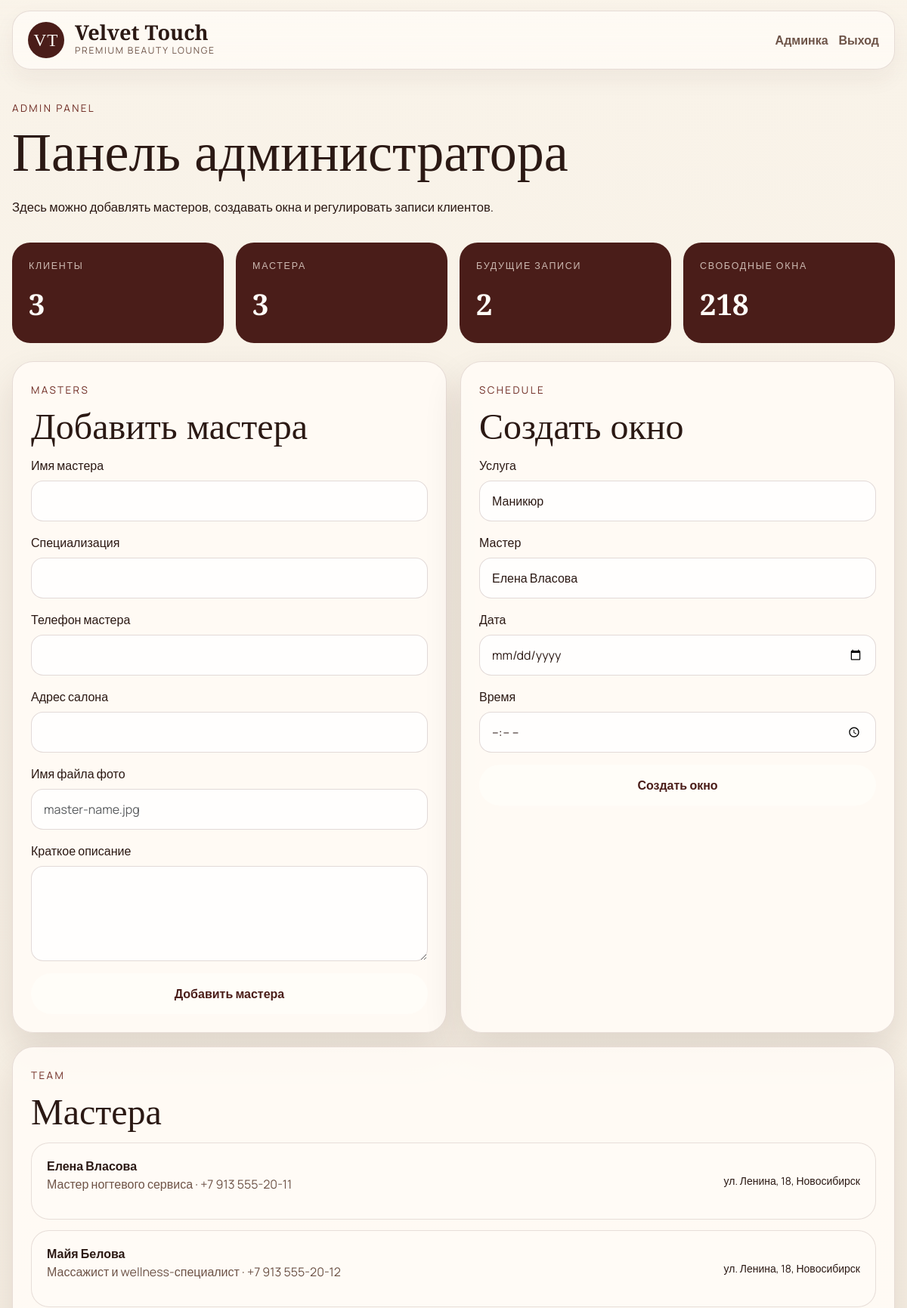
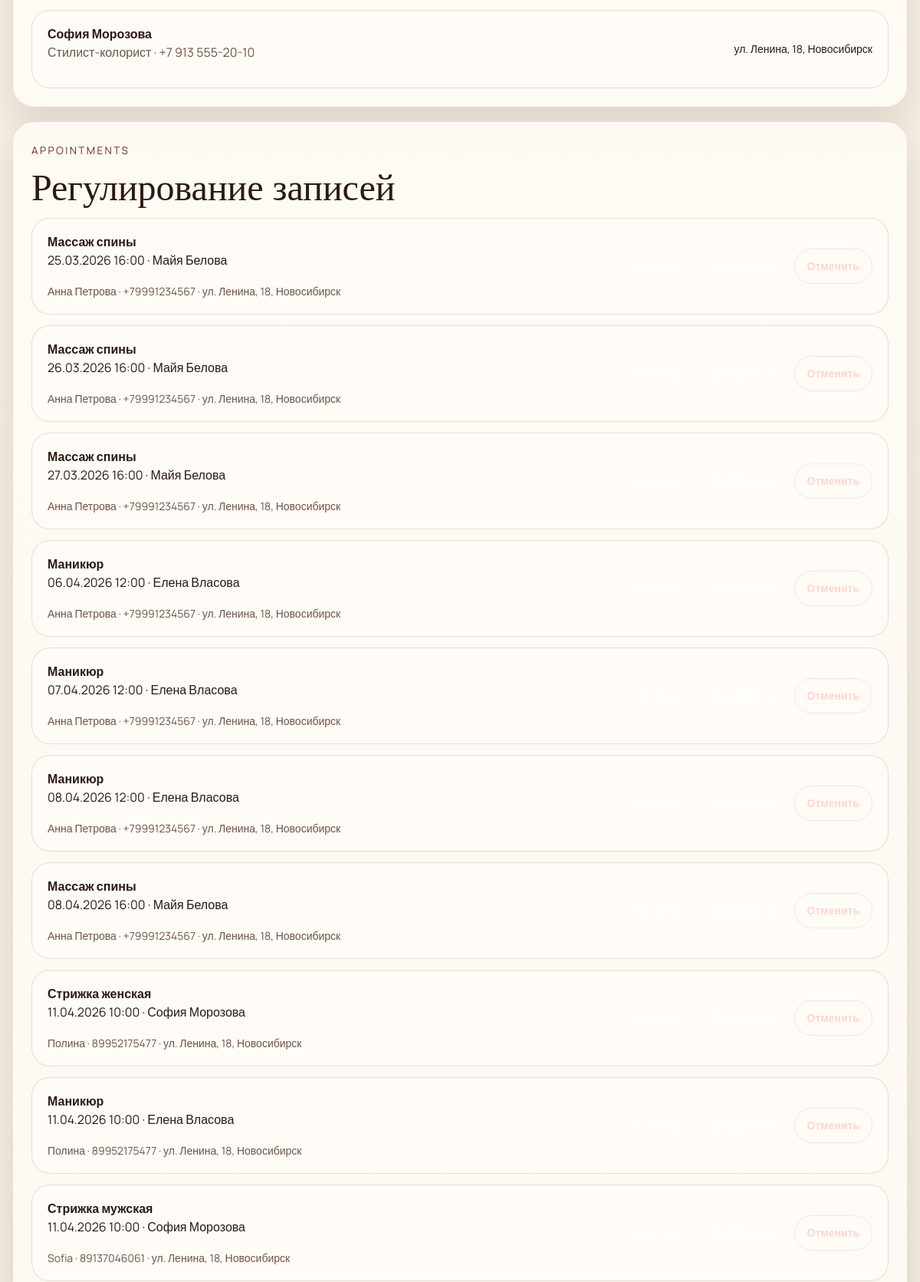
Page /admin (signed in, upper part) on the committed database (2 pictures, top to bottom).
### models.py (models this page shows)
class Master(db.Model):
    __tablename__ = "masters"
    id = db.Column(db.Integer, primary_key=True)
    name = db.Column(db.String(100), nullable=False)
    specialty = db.Column(db.String(120), nullable=False)
    phone = db.Column(db.String(20), nullable=False)
    address = db.Column(db.String(180), nullable=False)
    bio = db.Column(db.Text)
    photo_filename = db.Column(db.String(120))
    slots = db.relationship("Slot", backref="master", lazy="dynamic")
    appointments = db.relationship("Appointment", backref="master", lazy="dynamic")

class Appointment(db.Model):
    __tablename__ = "appointments"
    id = db.Column(db.Integer, primary_key=True)
    client_id = db.Column(db.Integer, db.ForeignKey("users.id"))
    service_id = db.Column(db.Integer, db.ForeignKey("services.id"))
    master_id = db.Column(db.Integer, db.ForeignKey("masters.id"))
    start_time = db.Column(db.DateTime, nullable=False)
    status = db.Column(db.String(20), default="active")
    booked_by_name = db.Column(db.String(120))
    booked_by_phone = db.Column(db.String(30))
    notes = db.Column(db.Text)
    service = db.relationship("Service")

class Service(db.Model):
    __tablename__ = "services"
    id = db.Column(db.Integer, primary_key=True)
    name = db.Column(db.String(100), nullable=False)
    duration = db.Column(db.Integer, nullable=False)
    price = db.Column(db.Float, nullable=False)
    description = db.Column(db.Text)

### app.py (the view)
@app.route("/admin")
@admin_required
def admin_dashboard():
    master_form = MasterForm(prefix="master")
    slot_form = SlotForm(prefix="slot")
    slot_form.service_id.choices = [
        (service.id, service.name) for service in Service.query.order_by(Service.name.asc()).all()
    ]
    slot_form.master_id.choices = [
        (master.id, master.name) for master in Master.query.order_by(Master.name.asc()).all()
    ]
    appointments = Appointment.query.order_by(Appointment.start_time.asc()).limit(12).all()
    return render_template(
        "admin_dashboard.html",
        stats=collect_admin_stats(),
        master_form=master_form,
        slot_form=slot_form,
        masters=Master.query.order_by(Master.name.asc()).all(),
        appointments=appointments,
    )

### forms.py
class MasterForm(FlaskForm):
    name = StringField("Имя мастера", validators=[DataRequired(), Length(max=100)])
    specialty = StringField("Специализация", validators=[DataRequired(), Length(max=120)])
    phone = StringField("Телефон мастера", validators=[DataRequired(), Length(max=20)])
    address = StringField("Адрес салона", validators=[DataRequired(), Length(max=180)])
    bio = TextAreaField("Краткое описание", validators=[Optional(), Length(max=500)])
    photo_filename = StringField(
        "Имя файла фото",
        validators=[Optional(), Length(max=120)],
    )
    submit = SubmitField("Добавить мастера")

class SlotForm(FlaskForm):
    service_id = SelectField("Услуга", coerce=int, validators=[DataRequired()])
    master_id = SelectField("Мастер", coerce=int, validators=[DataRequired()])
    date = DateField("Дата", format="%Y-%m-%d", validators=[DataRequired()])
    slot_time = TimeField("Время", format="%H:%M", validators=[DataRequired()])
    submit = SubmitField("Создать окно")

### app.py (called while the page is built)
def admin_required(view_func):
    @wraps(view_func)
    def wrapped_view(*args, **kwargs):
        if not current_user.is_authenticated:
            return redirect(url_for("login", next=request.path))
        if not current_user.is_admin:
            flash("Эта зона доступна только администратору.", "warning")
            return redirect(url_for("dashboard"))
        return view_func(*args, **kwargs)
    return wrapped_view

def collect_admin_stats():
    now = datetime.now()
    return {
        "clients": User.query.filter_by(is_admin=False).count(),
        "masters": Master.query.count(),
        "future_appointments": Appointment.query.filter(
            Appointment.status == "active",
            Appointment.start_time > now,
        ).count(),
        "free_slots": Slot.query.filter(
            Slot.is_available.is_(True),
            Slot.start_time > now,
        ).count(),
    }

@login_manager.user_loader
def load_user(user_id):
    return db.session.get(User, int(user_id))

@app.context_processor
def inject_global_context():
    return {
        "now": datetime.now(),
        "salon_name": SALON_NAME,
    }

### templates/admin_dashboard.html (shortened to what this page needs)
{% extends "base.html" %}
{% block content %}
<section class="simple-hero shell admin-hero">
    <div>
        <span class="eyebrow">Admin panel</span>
        <h1>Панель администратора</h1>
        <p>Здесь можно добавлять мастеров, создавать окна и регулировать записи клиентов.</p>
    </div>
</section>
<section class="shell compact-stats">
    <article><span>Клиенты</span><strong>{{ stats.clients }}</strong></article>
    <article><span>Мастера</span><strong>{{ stats.masters }}</strong></article>
    <article><span>Будущие записи</span><strong>{{ stats.future_appointments }}</strong></article>
    <article><span>Свободные окна</span><strong>{{ stats.free_slots }}</strong></article>
</section>
<section class="shell admin-grid">
    <article class="clean-card">
        <div class="section-heading-block">
            <span class="eyebrow">Masters</span>
            <h2>Добавить мастера</h2>
        </div>
        <form method="POST" action="{{ url_for('admin_add_master') }}">
            <div class="mb-3">{{ master_form.name.label(class="form-label") }}{{ master_form.name(class="form-control") }}</div>
            <div class="mb-3">{{ master_form.specialty.label(class="form-label") }}{{ master_form.specialty(class="form-control") }}</div>
            <div class="mb-3">{{ master_form.phone.label(class="form-label") }}{{ master_form.phone(class="form-control") }}</div>
            <div class="mb-3">{{ master_form.address.label(class="form-label") }}{{ master_form.address(class="form-control") }}</div>
            <div class="mb-3">{{ master_form.photo_filename.label(class="form-label") }}{{ master_form.photo_filename(class="form-control", placeholder="master-name.jpg") }}</div>
            <div class="mb-3">{{ master_form.bio.label(class="form-label") }}{{ master_form.bio(class="form-control", rows="4") }}</div>
            {{ master_form.submit(class="btn btn-primary w-100") }}
        </form>
    </article>
    <article class="clean-card">
        <div class="section-heading-block">
            <span class="eyebrow">Schedule</span>
            <h2>Создать окно</h2>
        </div>
        <form method="POST" action="{{ url_for('admin_add_slot') }}">
            <div class="mb-3">{{ slot_form.service_id.label(class="form-label") }}{{ slot_form.service_id(class="form-select") }}</div>
            <div class="mb-3">{{ slot_form.master_id.label(class="form-label") }}{{ slot_form.master_id(class="form-select") }}</div>
            <div class="mb-3">{{ slot_form.date.label(class="form-label") }}{{ slot_form.date(class="form-control") }}</div>
            <div class="mb-3">{{ slot_form.slot_time.label(class="form-label") }}{{ slot_form.slot_time(class="form-control") }}</div>
            {{ slot_form.submit(class="btn btn-primary w-100") }}
        </form>
    </article>
    <article class="clean-card admin-wide">
        <div class="section-heading-block">
            <span class="eyebrow">Team</span>
            <h2>Мастера</h2>
        </div>
        <div class="masters-list">
            {% for master in masters %}
                <div class="booking-line">
                    <div>
                        <strong>{{ master.name }}</strong>
                        <p>{{ master.specialty }} · {{ master.phone }}</p>
                    </div>
                    <small>{{ master.address }}</small>
                </div>
            {% endfor %}
        </div>
    </article>
    <article class="clean-card admin-wide">
        <div class="section-heading-block">
            <span class="eyebrow">Appointments</span>
            <h2>Регулирование записей</h2>
        </div>
        <div class="admin-appointments">
            {% for appt in appointments %}
                <div class="admin-appointment-card">
                    <div>
                        <strong>{{ appt.service.name }}</strong>
                        <p>{{ appt.start_time.strftime('%d.%m.%Y %H:%M') }} · {{ appt.master.name }}</p>
                        <small>{{ appt.booked_by_name }} · {{ appt.booked_by_phone }} · {{ appt.master.address }}</small>
                    </div>
                    <div class="admin-actions">
                        <form method="POST" action="{{ url_for('admin_update_appointment', appointment_id=appt.id) }}">
                            <button class="btn btn-sm btn-outline-light" type="submit">Активна</button>
                        </form>
                        <form method="POST" action="{{ url_for('admin_update_appointment', appointment_id=appt.id) }}">
                            <button class="btn btn-sm btn-outline-light" type="submit">Завершить</button>
                        </form>
                        <form method="POST" action="{{ url_for('admin_update_appointment', appointment_id=appt.id) }}">
                            <button class="btn btn-sm btn-outline-danger" type="submit">Отменить</button>
                        </form>
                    </div>
                </div>
            {% endfor %}
        </div>
    </article>
</section>
{% endblock %}

### static/css/style.css (style rules this page uses)
:root { --cream: #f7f0e4; --cream-soft: #f1e7d8; --white: #fffdf8; --wine: #6f2c24; --wine-dark: #4a1d19; --wine-deep: #34120f; --green-accent: #314b43; --text: #2b1914; --muted: #6e5448; --line: rgba(87, 45, 36, 0.14); --shadow: 0 24px 50px rgba(61, 22, 16, 0.12); }
* { box-sizing: border-box; }
html { scroll-behavior: smooth; }
body { margin: 0; background: linear-gradient(180deg, #f9f3e9, #f4ecdf); color: var(--text); font-family: "Manrope", sans-serif; }
.shell, .section-shell { width: min(1360px, calc(100% - 32px)); margin: 0 auto; }
.brand-link strong, .editorial-hero h1, .editorial-cream-band h2, .story-copy h2, .section-heading-block h2, .simple-hero h1, .auth-info h1, .auth-card h2, .offer-card h2, .final-check-card h2, .funnel-card h2, .confirm-card h2, .landing-service-row strong, .master-card-copy h3, .detail-card h2, .testimonial-card p { font-family: "Cormorant Garamond", serif; }
.btn { border: none; border-radius: 999px; padding: 0.95rem 1.45rem; font-weight: 700; transition: transform 0.2s ease, box-shadow 0.2s ease; }
.btn-primary { background: var(--white); color: var(--wine-dark); box-shadow: 0 10px 24px rgba(255, 255, 255, 0.12); }
.btn-outline-light, .btn-outline-danger { background: transparent; border: 1px solid rgba(255, 246, 238, 0.42); color: var(--white); }
.btn-outline-danger { color: #ffd6d0; border-color: rgba(255, 214, 208, 0.68); }
.btn-sm { padding: 0.72rem 1rem; }
.eyebrow { display: inline-block; margin-bottom: 16px; color: rgba(255, 244, 236, 0.82); font-size: 0.84rem; letter-spacing: 0.18em; text-transform: uppercase; }
.editorial-hero h1, .simple-hero h1, .auth-info h1, .booking-funnel-hero h1 { font-size: clamp(3rem, 6vw, 5.8rem); line-height: 0.92; margin: 0 0 24px; }
.editorial-hero-copy p, .editorial-cream-band p, .story-copy p, .simple-hero p, .muted-paragraph, .detail-note, .auth-info p, .auth-footer, .auth-card p, .offer-card p, .master-card-copy p, .booking-funnel-hero p, .muted-dark { font-size: 1.04rem; line-height: 1.8; }
.editorial-cream-band h2, .story-copy h2, .section-heading-block h2, .funnel-card h2, .confirm-card h2, .final-check-card h2, .detail-card h2, .auth-card h2, .offer-card h2 { font-size: clamp(2.3rem, 4vw, 4rem); line-height: 0.96; margin: 0 0 16px; }
.editorial-cream-band h2, .section-heading-block .eyebrow, .simple-hero .eyebrow, .booking-funnel-hero .eyebrow, .muted-dark { color: var(--wine); }
.landing-service-row, .slot-preview-item, .booking-line, .history-line, .admin-appointment-card { display: flex; justify-content: space-between; gap: 18px; align-items: center; padding: 18px 20px; background: rgba(255, 252, 247, 0.82); border: 1px solid var(--line); border-radius: 24px; }
.landing-service-row p, .slot-preview-item p, .booking-line p, .history-line span, .admin-appointment-card small, .master-card-copy span { color: var(--muted); }
.master-card, .clean-card, .detail-card, .offer-card, .auth-card, .funnel-card, .confirm-card, .final-check-card { border-radius: 28px; border: 1px solid var(--line); background: rgba(255, 251, 246, 0.9); box-shadow: var(--shadow); }
.simple-hero, .booking-funnel-hero { padding: 24px 0 16px; }
.simple-hero, .booking-funnel-hero .section-shell { display: flex; justify-content: space-between; align-items: flex-end; gap: 20px; }
.compact-stats { display: grid; grid-template-columns: repeat(4, minmax(0, 1fr)); gap: 16px; margin-bottom: 24px; }
.compact-stats article { padding: 22px; border-radius: 24px; background: var(--wine-dark); color: var(--white); }
.compact-stats span { display: block; color: rgba(255, 245, 236, 0.72); text-transform: uppercase; font-size: 0.78rem; letter-spacing: 0.14em; margin-bottom: 12px; }
.compact-stats strong { font-size: 2.4rem; font-family: "Cormorant Garamond", serif; }
.clean-grid, .admin-grid, .detail-stack { display: grid; gap: 18px; }
.clean-card, .detail-card, .offer-card, .auth-card, .funnel-card, .confirm-card, .final-check-card { padding: 24px; }
.filter-actions, .admin-actions, .hero-side-actions { display: flex; gap: 10px; flex-wrap: wrap; }
.form-control, .form-select { border-radius: 16px; border: 1px solid rgba(78, 29, 22, 0.16); padding: 14px 16px; background: rgba(255, 255, 255, 0.82); color: var(--text); }
.admin-grid { grid-template-columns: repeat(2, minmax(0, 1fr)); }
.admin-wide { grid-column: span 2; }
.masters-list, .admin-appointments { display: grid; gap: 14px; }

### rows in the picture
Master: name "Елена Власова", specialty "Мастер ногтевого сервиса", phone "+7 913 555-20-11", address "ул. Ленина, 18, Новосибирск"
Master: name "Майя Белова", specialty "Массажист и wellness-специалист", phone "+7 913 555-20-12", address "ул. Ленина, 18, Новосибирск"
Master: name "София Морозова", specialty "Стилист-колорист", phone "+7 913 555-20-10", address "ул. Ленина, 18, Новосибирск"
Appointment: service.name "Массаж спины", start_time "25.03.2026 16:00", master.name "Майя Белова", booked_by_name "Анна Петрова", booked_by_phone "+79991234567", master.address "ул. Ленина, 18, Новосибирск"
Appointment: service.name "Массаж спины", start_time "26.03.2026 16:00", master.name "Майя Белова", booked_by_name "Анна Петрова", booked_by_phone "+79991234567", master.address "ул. Ленина, 18, Новосибирск"
Appointment: service.name "Массаж спины", start_time "27.03.2026 16:00", master.name "Майя Белова", booked_by_name "Анна Петрова", booked_by_phone "+79991234567", master.address "ул. Ленина, 18, Новосибирск"
Appointment: service.name "Маникюр", start_time "06.04.2026 12:00", master.name "Елена Власова", booked_by_name "Анна Петрова", booked_by_phone "+79991234567", master.address "ул. Ленина, 18, Новосибирск"
Appointment: service.name "Маникюр", start_time "07.04.2026 12:00", master.name "Елена Власова", booked_by_name "Анна Петрова", booked_by_phone "+79991234567", master.address "ул. Ленина, 18, Новосибирск"
Appointment: service.name "Маникюр", start_time "08.04.2026 12:00", master.name "Елена Власова", booked_by_name "Анна Петрова", booked_by_phone "+79991234567", master.address "ул. Ленина, 18, Новосибирск"
Appointment: service.name "Массаж спины", start_time "08.04.2026 16:00", master.name "Майя Белова", booked_by_name "Анна Петрова", booked_by_phone "+79991234567", master.address "ул. Ленина, 18, Новосибирск"
Appointment: service.name "Стрижка женская", start_time "11.04.2026 10:00", master.name "София Морозова", booked_by_name "Полина", booked_by_phone "89952175477", master.address "ул. Ленина, 18, Новосибирск"
Appointment: service.name "Маникюр", start_time "11.04.2026 10:00", master.name "Елена Власова", booked_by_name "Полина", booked_by_phone "89952175477", master.address "ул. Ленина, 18, Новосибирск"
Appointment: service.name "Стрижка мужская", start_time "11.04.2026 10:00", master.name "София Морозова", booked_by_name "Sofia", booked_by_phone "89137046061", master.address "ул. Ленина, 18, Новосибирск"

### other values in the picture
{{ salon_name }} "Velvet Touch"
{{ stats.clients }} "3"
{{ stats.masters }} "3"
{{ stats.future_appointments }} "2"
{{ stats.free_slots }} "218"
{{ master_form.name.label(class="form-label") }} "Имя мастера"
{{ master_form.specialty.label(class="form-label") }} "Специализация"
{{ master_form.phone.label(class="form-label") }} "Телефон мастера"
{{ master_form.address.label(class="form-label") }} "Адрес салона"
{{ master_form.photo_filename.label(class="form-label") }} "Имя файла фото"
{{ master_form.bio.label(class="form-label") }} "Краткое описание"
{{ slot_form.service_id.label(class="form-label") }} "Услуга"
{{ slot_form.master_id.label(class="form-label") }} "Мастер"
{{ slot_form.date.label(class="form-label") }} "Дата"
{{ slot_form.slot_time.label(class="form-label") }} "Время"
